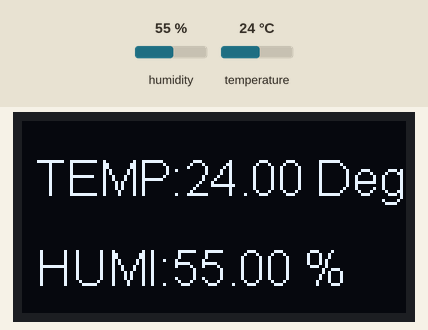
Recording of a sketch running on a simulated ESP8266 (NodeMCU). On the bench: 128×64 one-colour display. The inputs (shaded band) are chosen by the test bench; at power-on: humidity 55 %, temperature 24 °C. WiFi joins after 1.5 s; servers stay silent unless stated; what the sketch prints to the serial monitor is not drawn.

Above: at 12.1 s.
12.2 s: humidity set to 22 %
At 14.8 s:
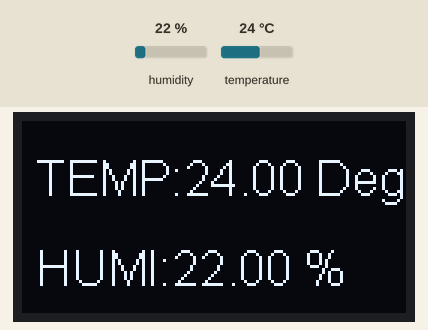
15.2 s: temperature set to 12 °C
At 16.7 s:
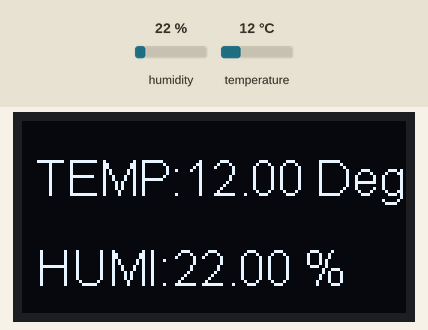
18.2 s: humidity set to 40 %
At 20.1 s:
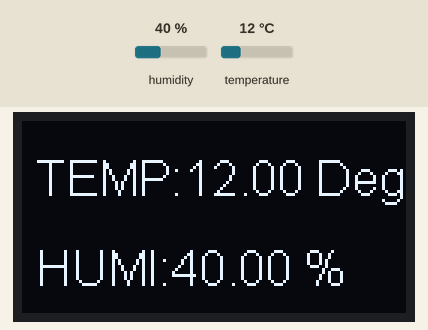
21.2 s: temperature set to 19 °C
At 23.0 s:
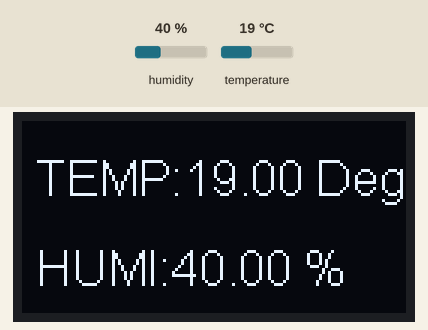
Timing chart, 0 to 24.5 s (numbered marks = the images above; inputs shaded):
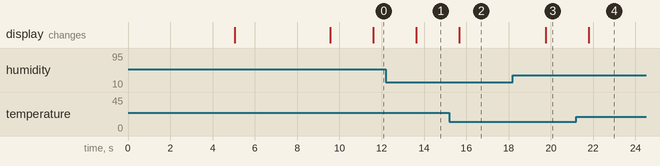

Measured:
- after the input at 12.2 s, the display: changes after 1.4 s (image 1)
- after the input at 15.2 s, the display: changes after 0.47 s (image 2)
- after the input at 18.2 s, the display: changes after 1.5 s (image 3)
- after the input at 21.2 s, the display: changes after 0.58 s (image 4)

The sketch:

ESP8266WifiManager.ino
```cpp
#include "DHT.h"
#include <ESP8266WiFi.h>
#include "SSD1306.h"
#include "WiFiManager.h"

#define DHTPIN 10
#define DHTTYPE DHT11
DHT dht(DHTPIN, DHTTYPE);
SSD1306  display(0x3c, 4, 5);

void setupWifi()
{
  WiFiManager wifiManager;
  Serial.println("Wifi Manager");
  Serial.println("IP: 192.168.4.1");

  display.clear();
  display.drawString(10, 10, "Wifi Manager");
  display.drawString(0, 30, "Access-your-network");
  display.display();
  delay(3000);
  if (!wifiManager.autoConnect("your-name-network")) {
    Serial.println("failed to connect and hit timeout");
    ESP.reset();
    delay(1000);
  }
  display.clear();
  display.drawString(20, 20, "Connected");
  display.display();
  Serial.println("connected...yeey :)");
}
void setup()
{
  Serial.begin(115200);
  Serial.println("Init setup");

  display.init();
  display.flipScreenVertically();
  display.setFont(ArialMT_Plain_16);
  display.flipScreenVertically();
  display.drawString(5, 10, "Internet of Things");
  display.drawString(40, 30, "IoT A/C");
  display.display();
  delay(5000);


  setupWifi();
  dht.begin();
}

void loop()
{
  display.clear();
  delay(2000); // greater than 3s to stable
  float temp = dht.readTemperature();
  float humi = dht.readHumidity();
  Serial.println(temp);
  Serial.println(humi);

  if (isnan(temp) || isnan(humi)) {
    Serial.println("Failed to read from DHT sensor!");
    return;
  }
  display.drawString(5, 10, "TEMP:" + String(temp, 2) + " Deg");
  display.drawString(5, 40, "HUMI:" + String(humi, 2) + " %");
  Serial.println("TEMP:" + String(temp, 2));
  Serial.println("HUMI:" + String(humi, 2));
  display.display();
}
```
